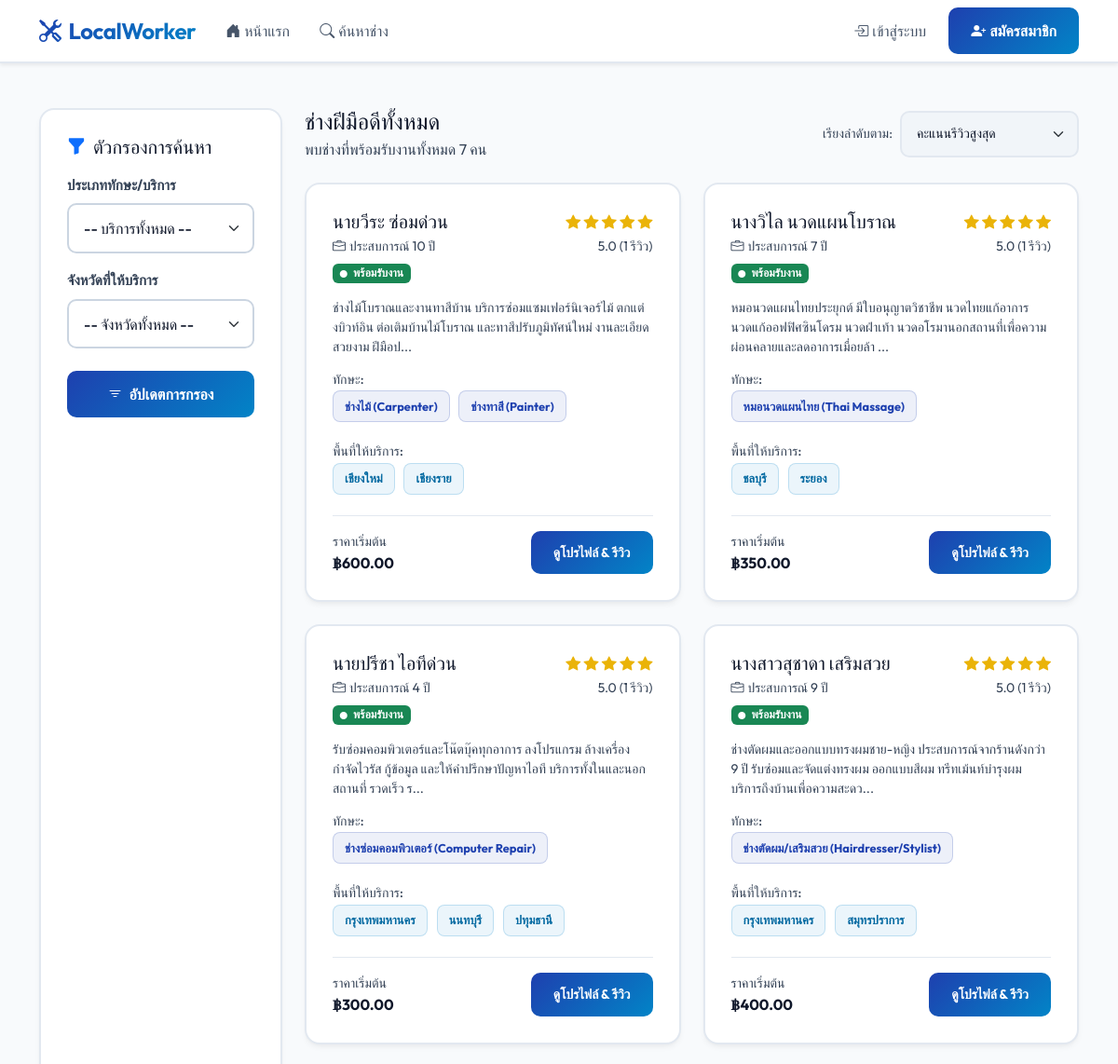
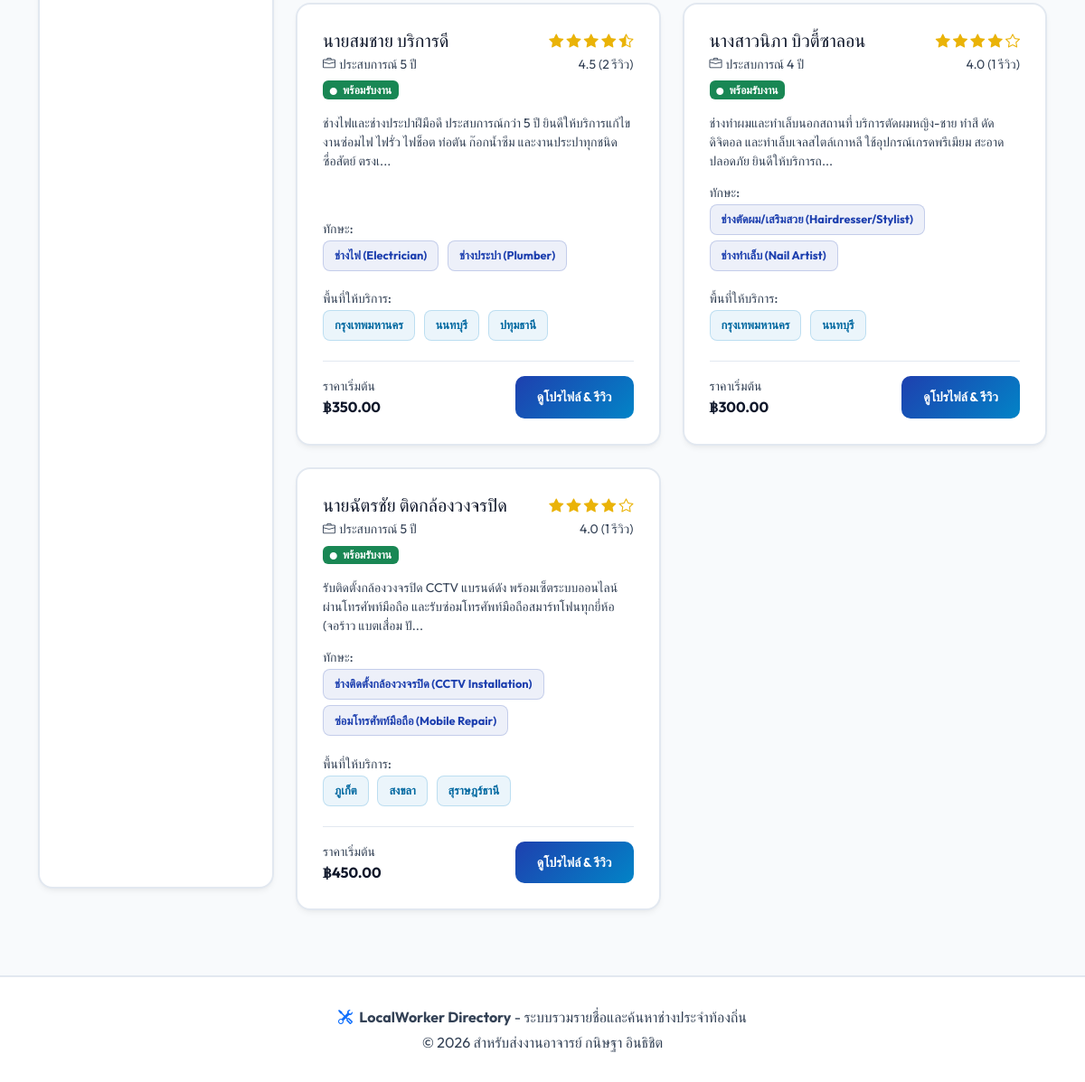
/search_results, run on the app's committed database (2 pictures, top to bottom).
### app.py (models this page shows, shortened)
class Worker(db.Model):
    __tablename__ = 'worker'
    id = db.Column(db.Integer, db.ForeignKey('user.id', ondelete='CASCADE'), primary_key=True)
    experience = db.Column(db.Integer, default=0)       # experience in years
    starting_price = db.Column(db.Float, default=0.0)    # minimum service fee
    is_available = db.Column(db.Boolean, default=True)   # service availability status
    bio = db.Column(db.Text, nullable=True)              # worker biography / introduction
    skills = db.relationship('Skill', secondary=worker_skills, backref=db.backref('workers', lazy='dynamic'))
    service_areas = db.relationship('Province', secondary=worker_service_areas, backref=db.backref('workers', lazy='dynamic'))
    reviews_received = db.relationship('Review', backref=db.backref('worker', foreign_keys='Review.worker_id'), cascade="all, delete-orphan", foreign_keys='Review.worker_id')

class User(db.Model):
    __tablename__ = 'user'
    id = db.Column(db.Integer, primary_key=True)
    username = db.Column(db.String(80), unique=True, nullable=False)
    password_hash = db.Column(db.String(255), nullable=False)
    role = db.Column(db.String(20), nullable=False)  # 'user', 'worker', 'admin'
    fullname = db.Column(db.String(100), nullable=False)
    phone = db.Column(db.String(20), nullable=True)
    worker = db.relationship('Worker', backref=db.backref('user', foreign_keys='Worker.id'), uselist=False, cascade="all, delete-orphan", foreign_keys='Worker.id')
    reviews = db.relationship('Review', backref=db.backref('user', foreign_keys='Review.user_id'), cascade="all, delete-orphan", foreign_keys='Review.user_id')

class Skill(db.Model):
    __tablename__ = 'skill'
    id = db.Column(db.Integer, primary_key=True)
    name = db.Column(db.String(100), unique=True, nullable=False)
    category_id = db.Column(db.Integer, db.ForeignKey('skill_category.id', ondelete='CASCADE'), nullable=False)

class Province(db.Model):
    __tablename__ = 'province'
    id = db.Column(db.Integer, primary_key=True)
    name = db.Column(db.String(100), unique=True, nullable=False)
    region = db.Column(db.String(50), nullable=True)  # 'ภาคกลาง', 'ภาคเหนือ', 'ภาคใต้', 'ภาคตะวันออก', 'ภาคตะวันตก', etc.

### app.py (the view)
@app.route('/search_results')
def search_results():
    skill_id = request.args.get('skill_id', type=int)
    province_id = request.args.get('province_id', type=int)
    sort_by = request.args.get('sort_by', 'rating_desc')
    query = db.session.query(
        Worker,
        func.coalesce(func.avg(Review.rating), 0).label('avg_rating'),
        func.count(Review.id).label('review_count')
    ).outerjoin(Review, Review.worker_id == Worker.id)\
     .join(User, User.id == Worker.id)\
     .filter(Worker.is_available == True)
    if skill_id:
        query = query.filter(Worker.skills.any(Skill.id == skill_id))
    if province_id:
        query = query.filter(Worker.service_areas.any(Province.id == province_id))
    query = query.group_by(Worker.id)
    if sort_by == 'rating_desc':
        query = query.order_by(db.desc('avg_rating'), db.desc('review_count'))
    elif sort_by == 'reviews_desc':
        query = query.order_by(db.desc('review_count'), db.desc('avg_rating'))
    elif sort_by == 'price_asc':
        query = query.order_by(Worker.starting_price.asc())
    else:
        query = query.order_by(Worker.experience.desc())
    results = query.all()
    categories = SkillCategory.query.order_by(SkillCategory.name).all()
    provinces = Province.query.order_by(Province.name).all()
    selected_skill = Skill.query.get(skill_id) if skill_id else None
    selected_province = Province.query.get(province_id) if province_id else None
    return render_template(
        'search_results.html',
        results=results,
        categories=categories,
        provinces=provinces,
        skill_id=skill_id,
        province_id=province_id,
        sort_by=sort_by,
        selected_skill=selected_skill,
        selected_province=selected_province
    )

### app.py (called while the page is built)
@app.context_processor
def inject_global_data():
    try:
        provinces = Province.query.order_by(Province.region, Province.name).all()
        provinces_by_region = {}
        for p in provinces:
            r_name = p.region or 'ภาคอื่นๆ'
            if r_name not in provinces_by_region:
                provinces_by_region[r_name] = []
            provinces_by_region[r_name].append(p)
    except Exception:
        provinces_by_region = {}
    return {
        'now': datetime.utcnow(),
        'provinces_by_region': provinces_by_region
    }

### templates/search_results.html (shortened to what this page needs)
{% extends 'base.html' %}
{% block content %}
<div class="container animate-fade-in">
    <div class="row">
        <div class="col-lg-3 mb-4">
            <div class="custom-card">
                <h4 class="h5 text-white mb-3"><i class="bi bi-funnel-fill me-2 text-primary"></i>ตัวกรองการค้นหา</h4>
                <form action="{{ url_for('search_results') }}" method="GET">
                    <div class="mb-3">
                        <label for="skill_id" class="form-label small text-muted">ประเภททักษะ/บริการ</label>
                        <select name="skill_id" id="skill_id" class="form-select select-sm">
                            <option value="">-- บริการทั้งหมด --</option>
                        </select>
                    </div>
                    <div class="mb-3">
                        <label for="province_id" class="form-label small text-muted">จังหวัดที่ให้บริการ</label>
                        <select name="province_id" id="province_id" class="form-select select-sm">
                            <option value="">-- จังหวัดทั้งหมด --</option>
                        </select>
                    </div>
                    <button type="submit" class="btn btn-primary w-100 mt-2">
                        <i class="bi bi-filter me-1"></i> อัปเดตการกรอง
                    </button>
                </form>
            </div>
        </div>
        <div class="col-lg-9">
            <div class="d-flex flex-column flex-sm-row justify-content-between align-items-sm-center mb-4">
                <div>
                    <h2 class="h4 text-white mb-1">
                        {% if selected_skill or selected_province %}
                            ผลการค้นหาช่าง:
                            {% if selected_skill %}<span class="text-primary">{{ selected_skill.name }}</span>{% endif %}
                            {% if selected_province %} ในพื้นที่ <span class="text-secondary">{{ selected_province.name }}</span>{% endif %}
                        {% else %}
                            ช่างฝีมือดีทั้งหมด
                        {% endif %}
                    </h2>
                    <p class="text-muted mb-0">พบช่างที่พร้อมรับงานทั้งหมด {{ results|length }} คน</p>
                </div>
                <div class="mt-3 mt-sm-0 d-flex align-items-center">
                    <label for="sort_select" class="text-muted small me-2 text-nowrap">เรียงลำดับตาม:</label>
                    <select id="sort_select" class="form-select form-select-sm border-secondary bg-dark text-white" onchange="changeSort(this.value)">
                        <option value="rating_desc" {% if sort_by == 'rating_desc' %}selected{% endif %}>คะแนนรีวิวสูงสุด</option>
                    </select>
                </div>
            </div>
            <div class="row g-4">
                {% if results %}
                    {% for worker, avg_rating, review_count in results %}
                        <div class="col-md-6 animate-fade-in">
                            <div class="custom-card">
                                <div class="d-flex justify-content-between align-items-start mb-3">
                                    <div>
                                        <h3 class="h5 mb-1 text-white">{{ worker.user.fullname }}</h3>
                                        <div class="small text-muted mb-1"><i class="bi bi-briefcase me-1"></i>ประสบการณ์ {{ worker.experience }} ปี</div>
                                        <span class="badge bg-success small"><i class="bi-circle-fill me-1" style="font-size: 0.5rem;"></i> พร้อมรับงาน</span>
                                    </div>
                                    <div class="text-end">
                                        <div class="star-rating">
                                            {% if review_count > 0 %}
                                                {% for i in range(1, 6) %}
                                                    {% if avg_rating >= i %}
                                                        <i class="bi bi-star-fill"></i>
                                                    {% elif avg_rating >= i - 0.5 %}
                                                        <i class="bi bi-star-half"></i>
                                                    {% else %}
                                                        <i class="bi bi-star"></i>
                                                    {% endif %}
                                                {% endfor %}
                                                <div class="small text-muted mt-1">{{ avg_rating | round(1) }} ({{ review_count }} รีวิว)</div>
                                            {% else %}
                                                <span class="text-muted small">ยังไม่มีรีวิว</span>
                                            {% endif %}
                                        </div>
                                    </div>
                                </div>
                                <p class="text-muted small flex-grow-1 mb-3">
                                    {{ worker.bio[:140] }}{% if worker.bio and worker.bio|length > 140 %}...{% endif %}
                                </p>
                                <div class="mb-3">
                                    <h6 class="small text-muted mb-1">ทักษะ:</h6>
                                    <div>
                                        {% for skill in worker.skills %}
                                            <span class="badge-custom">{{ skill.name }}</span>
                                        {% else %}
                                            <span class="text-muted small">ไม่มีข้อมูลทักษะ</span>
                                        {% endfor %}
                                    </div>
                                </div>
                                <div class="mb-3">
                                    <h6 class="small text-muted mb-1">พื้นที่ให้บริการ:</h6>
                                    <div>
                                        {% for prov in worker.service_areas %}
                                            <span class="badge-location">{{ prov.name }}</span>
                                        {% else %}
                                            <span class="text-muted small">ให้บริการทั่วประเทศ</span>
                                        {% endfor %}
                                    </div>
                                </div>
                                <div class="border-top border-secondary pt-3 d-flex justify-content-between align-items-center">
                                     <div>
                                         <span class="text-muted small d-block">ราคาเริ่มต้น</span>
                                         <span class="text-white fw-bold">฿{{ "{:,.2f}".format(worker.starting_price) }}</span>
                                     </div>
                                     <div class="d-flex gap-2">
                                         <a href="{{ url_for('worker_detail', worker_id=worker.id) }}" class="btn btn-primary btn-sm px-3">
                                             ดูโปรไฟล์ & รีวิว
                                         </a>
                                     </div>
                                 </div>
                            </div>
                        </div>
                    {% endfor %}
                {% endif %}
            </div>
        </div>
    </div>
</div>
{% endblock %}

### static/css/style.css (style rules this page uses)
:root { --primary: #1e40af; --primary-hover: #1d4ed8; --secondary: #0284c7; --bg-light: #f8fafc; --bg-card: #ffffff; --text-main: #0f172a; --text-muted: #334155; --border-color: #cbd5e1; --accent: #eab308; --accent-rgb: 234, 179, 8; }
body { font-family: 'Outfit', 'Sarabun', sans-serif; background-color: var(--bg-light); color: var(--text-main); min-height: 100vh; display: flex; flex-direction: column; overflow-x: hidden; }
.custom-card { background-color: var(--bg-card); border: 2px solid #e2e8f0; border-radius: 16px; padding: 1.75rem; box-shadow: 0 4px 6px -1px rgba(0, 0, 0, 0.05), 0 2px 4px -1px rgba(0, 0, 0, 0.03); transition: all 0.3s cubic-bezier(0.4, 0, 0.2, 1); height: 100%; display: flex; flex-direction: column; position: relative; overflow: hidden; }
.custom-card::before { content: ''; position: absolute; top: 0; left: 0; width: 100%; height: 4px; background: linear-gradient(90deg, var(--primary), var(--secondary)); opacity: 0; transition: opacity 0.3s ease; }
.form-label { font-weight: 700; color: var(--text-main); margin-bottom: 0.5rem; font-size: 0.95rem; }
.form-control, .form-select { background-color: #ffffff !important; border: 2px solid #cbd5e1 !important; color: var(--text-main) !important; border-radius: 10px !important; padding: 0.8rem 1rem !important; font-weight: 500; transition: all 0.2s ease-in-out; }
.form-select { cursor: pointer; }
.form-select option { font-weight: 500; color: var(--text-main); background-color: #ffffff; padding: 0.5rem; }
.btn-primary { background: linear-gradient(135deg, var(--primary), var(--secondary)) !important; border: none !important; border-radius: 10px !important; padding: 0.8rem 1.5rem !important; font-weight: 700 !important; color: #ffffff !important; transition: all 0.25s ease !important; }
.star-rating { color: var(--accent); }
.badge-custom { background: rgba(30, 64, 175, 0.08); color: var(--primary); border: 1px solid rgba(30, 64, 175, 0.2); border-radius: 8px; padding: 0.4rem 0.75rem; font-size: 0.8rem; font-weight: 700; margin-right: 0.4rem; margin-bottom: 0.4rem; display: inline-block; }
.badge-location { background: rgba(2, 132, 199, 0.08); color: #0369a1; border: 1px solid rgba(2, 132, 199, 0.2); border-radius: 8px; padding: 0.4rem 0.75rem; font-size: 0.8rem; font-weight: 700; margin-right: 0.4rem; margin-bottom: 0.4rem; display: inline-block; }
.bg-dark { background-color: #f1f5f9 !important; border: 2px solid #cbd5e1 !important; color: var(--text-main) !important; }
.border-secondary { border-color: #e2e8f0 !important; }
.text-white { color: var(--text-main) !important; }
.text-muted { color: var(--text-muted) !important; }
.animate-fade-in { animation: fadeIn 0.5s cubic-bezier(0.16, 1, 0.3, 1) forwards; }

### data on the page
Worker: user.fullname "นายวีระ ซ่อมด่วน", experience "10", avg_rating "5.0", is_available "1", bio "ช่างไม้โบราณและงานทาสีบ้าน บริการซ่อมแซมเฟอร์นิเจอร์ไม้ ตกแต่งบิวท์อิน ต่อเติมบ้านไม้โบราณ และทาสีปรับภูมิทัศน์ใหม่ งานละเอียด สวยงาม ฝีมือป", starting_price "600.00"
Skill: name "ช่างไม้ (Carpenter)"
Skill: name "ช่างทาสี (Painter)"
Province: name "เชียงใหม่"
Province: name "เชียงราย"
Worker: user.fullname "นางวิไล นวดแผนโบราณ", experience "7", avg_rating "5.0", is_available "1", bio "หมอนวดแผนไทยประยุกต์ มีใบอนุญาตวิชาชีพ นวดไทยแก้อาการ นวดแก้ออฟฟิศซินโดรม นวดฝ่าเท้า นวดอโรมานอกสถานที่เพื่อความผ่อนคลายและลดอาการเมื่อยล้า", starting_price "350.00"
Skill: name "หมอนวดแผนไทย (Thai Massage)"
Province: name "ชลบุรี"
Province: name "ระยอง"
Worker: user.fullname "นายปรีชา ไอทีด่วน", experience "4", avg_rating "5.0", is_available "1", bio "รับซ่อมคอมพิวเตอร์และโน๊ตบุ๊คทุกอาการ ลงโปรแกรม ล้างเครื่อง กำจัดไวรัส กู้ข้อมูล และให้คำปรึกษาปัญหาไอที บริการทั้งในและนอกสถานที่ รวดเร็ว ร", starting_price "300.00"
Skill: name "ช่างซ่อมคอมพิวเตอร์ (Computer Repair)"
Province: name "กรุงเทพมหานคร"
Province: name "นนทบุรี"
Province: name "ปทุมธานี"
Worker: user.fullname "นางสาวสุชาดา เสริมสวย", experience "9", avg_rating "5.0", is_available "1", bio "ช่างตัดผมและออกแบบทรงผมชาย-หญิง ประสบการณ์จากร้านดังกว่า 9 ปี รับซ่อมและจัดแต่งทรงผม ออกแบบสีผม ทรีทเม้นท์บำรุงผม บริการถึงบ้านเพื่อความสะดว", starting_price "400.00"
Skill: name "ช่างตัดผม/เสริมสวย (Hairdresser/Stylist)"
Province: name "สมุทรปราการ"
Worker: user.fullname "นายสมชาย บริการดี", experience "5", avg_rating "4.5", id "2", bio "ช่างไฟและช่างประปาฝีมือดี ประสบการณ์กว่า 5 ปี ยินดีให้บริการแก้ไขงานซ่อมไฟ ไฟรั่ว ไฟช็อต ท่อตัน ก๊อกน้ำซึม และงานประปาทุกชนิด ซื่อสัตย์ ตรงเ", starting_price "350.00"
Skill: name "ช่างไฟ (Electrician)"
Skill: name "ช่างประปา (Plumber)"
Worker: user.fullname "นางสาวนิภา บิวตี้ซาลอน", experience "4", avg_rating "4.0", is_available "1", bio "ช่างทำผมและทำเล็บนอกสถานที่ บริการตัดผมหญิง-ชาย ทำสี ดัดดิจิตอล และทำเล็บเจลสไตล์เกาหลี ใช้อุปกรณ์เกรดพรีเมียม สะอาด ปลอดภัย ยินดีให้บริการถ", starting_price "300.00"
Skill: name "ช่างทำเล็บ (Nail Artist)"
Worker: user.fullname "นายฉัตรชัย ติดกล้องวงจรปิด", experience "5", avg_rating "4.0", is_available "1", bio "รับติดตั้งกล้องวงจรปิด CCTV แบรนด์ดัง พร้อมเซ็ตระบบออนไลน์ผ่านโทรศัพท์มือถือ และรับซ่อมโทรศัพท์มือถือสมาร์ทโฟนทุกยี่ห้อ (จอร้าว แบตเสื่อม ปั", starting_price "450.00"
Skill: name "ช่างติดตั้งกล้องวงจรปิด (CCTV Installation)"
Skill: name "ซ่อมโทรศัพท์มือถือ (Mobile Repair)"
Province: name "ภูเก็ต"
Province: name "สงขลา"
Province: name "สุราษฎร์ธานี"

### other printed values
{{ results|length }} "7"
